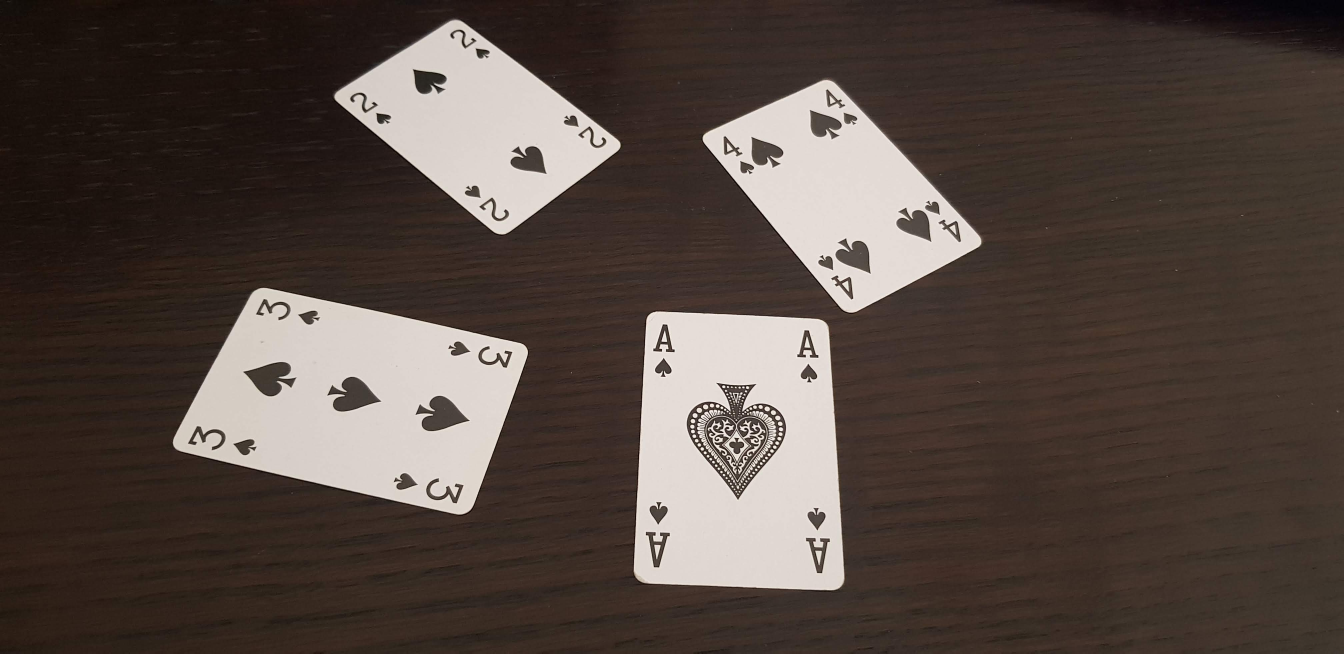
#> input picture Card_Detection/Input_Images/test_01.jpg, 4032 x 1960 px (shown at 1/3 size)
$ python -i card_detector.py   (imports and definitions only)   (older library calls are emulated)
#> lines starting #> are read from the running program, lines starting #| are printed output that depends on the picture; after the words box and inside, x2 and y2 are one past the last pixel; in counts of white or black regions, pixels touching at a corner belong together
#> further down, picture is the input picture: shape (1960, 4032, 3); mean B, G, R 65.6, 72, 84.1
"""
MTRX5700 - Experimental Robotics
Major Project - Blackjack Robot
Year: 2021
Group 5 - Curry Shop

CardDetector.py
File to detect and extract cards in an image.
"""

# Imports
import cv2 as cv

# Card detector class
class Card_Detector:

    # Constructor
    def __init__(self):

        # Set value for threshold filter
        self.THRESH = 120

        # Set maximum and minimum card area
        self.CARD_AREA_MAX = 1000000
        self.CARD_AREA_MIN = 20000

    # Preprocess image
    def preprocess(self, image):

        # Convert to grayscale
        gray = cv.cvtColor(image, cv.COLOR_BGR2GRAY)
        # Apply blur
        blur = cv.GaussianBlur(gray, (5,5), 0)

        # Extract level of background to compute an adaptive threshold
        w, h = image.shape[0:2]
#> w = 1960; h = 4032
        # bkg_level = gray[int(h/100)][int(w/2)]
        bkg_level = gray[0][0]
#> bkg_level = 22
        thresh_filter = bkg_level + self.THRESH
#> thresh_filter = 142

        # Filter with adaptive threshold
        _, thresh_img = cv.threshold(blur, thresh_filter, 255, cv.THRESH_BINARY)
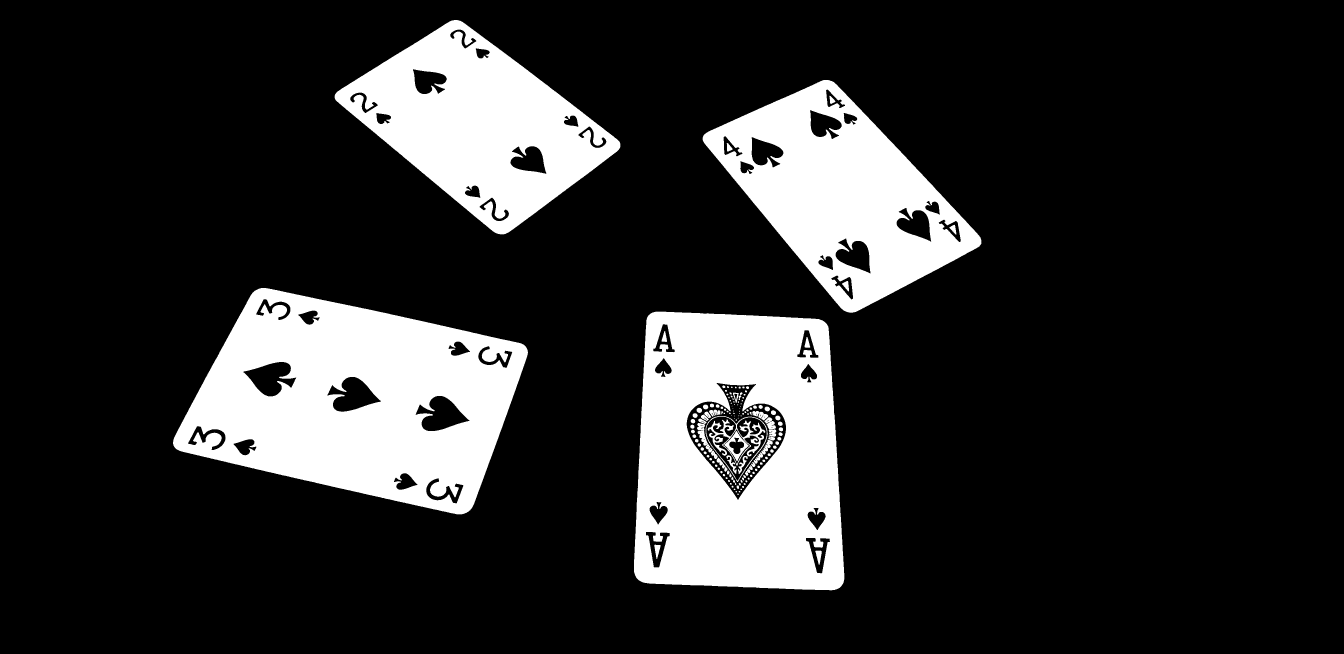
#> thresh_img: shape (1960, 4032) (shown at 1/3 size); 17.6% white; 143 white regions (34 under 20 px), largest, box (x1, y1, x2, y2) and area: (519, 864, 1584, 1543) 434125, (1902, 935, 2533, 1771) 403786, (2108, 240, 2944, 938) 267842

        # Return thresholded image
        return thresh_img

    # Find cards by examining contours in image
    # [31 lines left out: function find_cards, not called in this run]


>>> import cv2
>>> picture = cv2.imread('Input_Images/test_01.jpg')
>>> result = Card_Detector().preprocess(picture)

$ run again, on Card_Detection/Input_Images/test_02.jpg
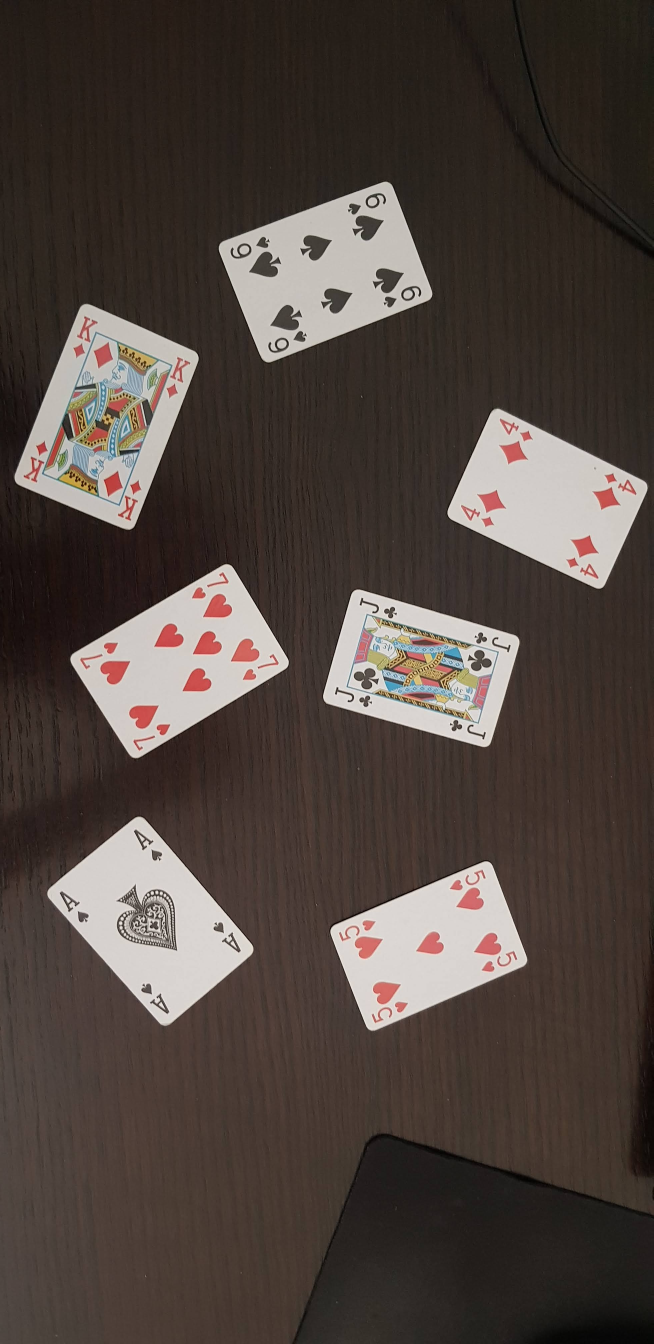
#> input picture Card_Detection/Input_Images/test_02.jpg, 1960 x 4032 px (shown at 1/3 size)
#> picture is the input picture: shape (4032, 1960, 3); mean B, G, R 63.1, 68.8, 79.4
#> in preprocess, `gray = cv.cvtColor(image, cv.COLOR_BGR2GRAY)`:
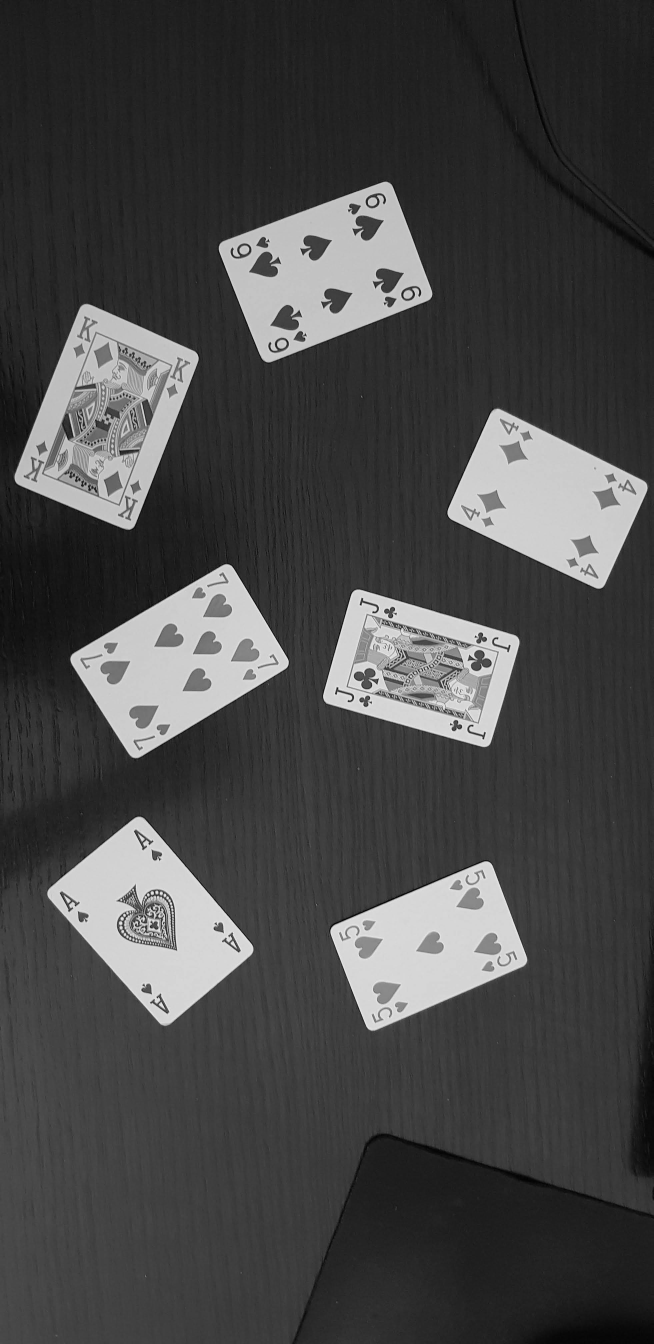
#> gray: shape (4032, 1960) (shown at 1/3 size); min 0, max 254, mean 71.3
#> bkg_level = 33
#> thresh_filter = 153
#> in preprocess, `_, thresh_img = cv.threshold(blur, thresh_filter, 255, cv.THRESH_BINARY)`:
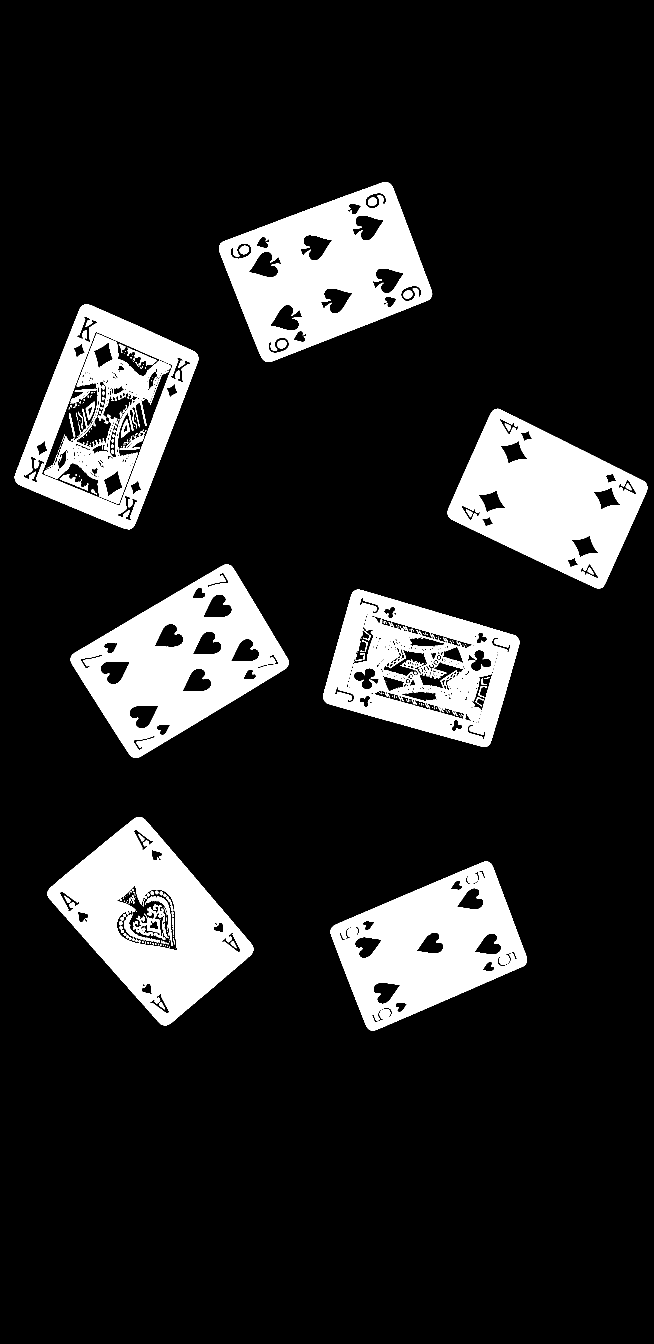
#> thresh_img: shape (4032, 1960) (shown at 1/3 size); 14.5% white; 321 white regions (171 under 20 px), largest, box (x1, y1, x2, y2) and area: (657, 546, 1297, 1086) 175971, (212, 1693, 866, 2274) 171916, (1343, 1226, 1942, 1765) 169375

$ run again, on Card_Detection/Input_Images/test_03.jpg
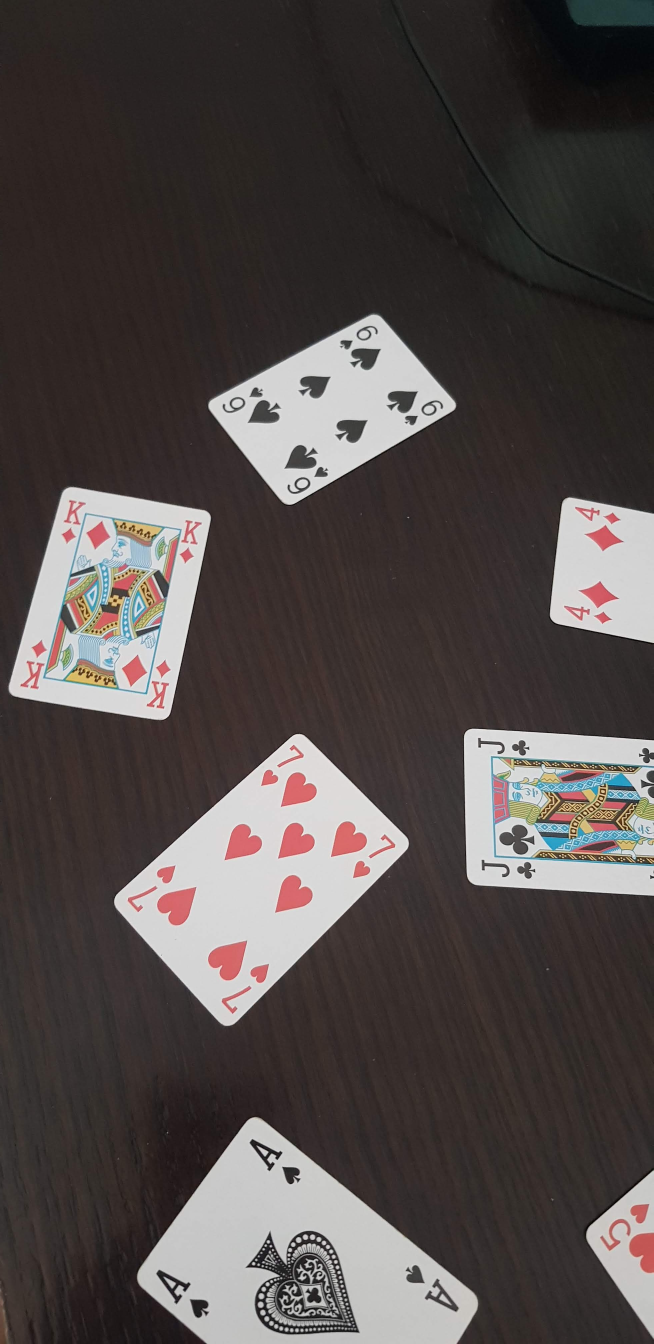
#> input picture Card_Detection/Input_Images/test_03.jpg, 1960 x 4032 px (shown at 1/3 size)
#> picture is the input picture: shape (4032, 1960, 3); mean B, G, R 72.3, 73.7, 80.7
#> in preprocess, `gray = cv.cvtColor(image, cv.COLOR_BGR2GRAY)`:
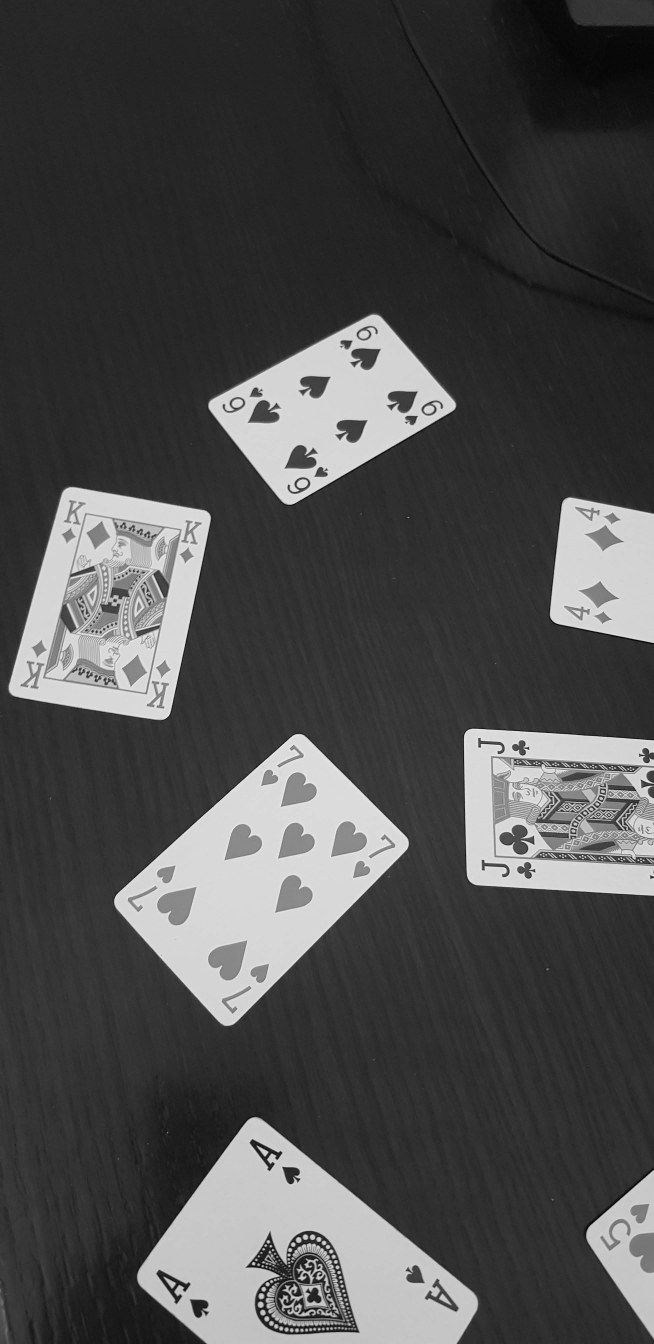
#> gray: shape (4032, 1960) (shown at 1/3 size); min 0, max 255, mean 75.7
#> bkg_level = 41
#> thresh_filter = 161
#> in preprocess, `_, thresh_img = cv.threshold(blur, thresh_filter, 255, cv.THRESH_BINARY)`:
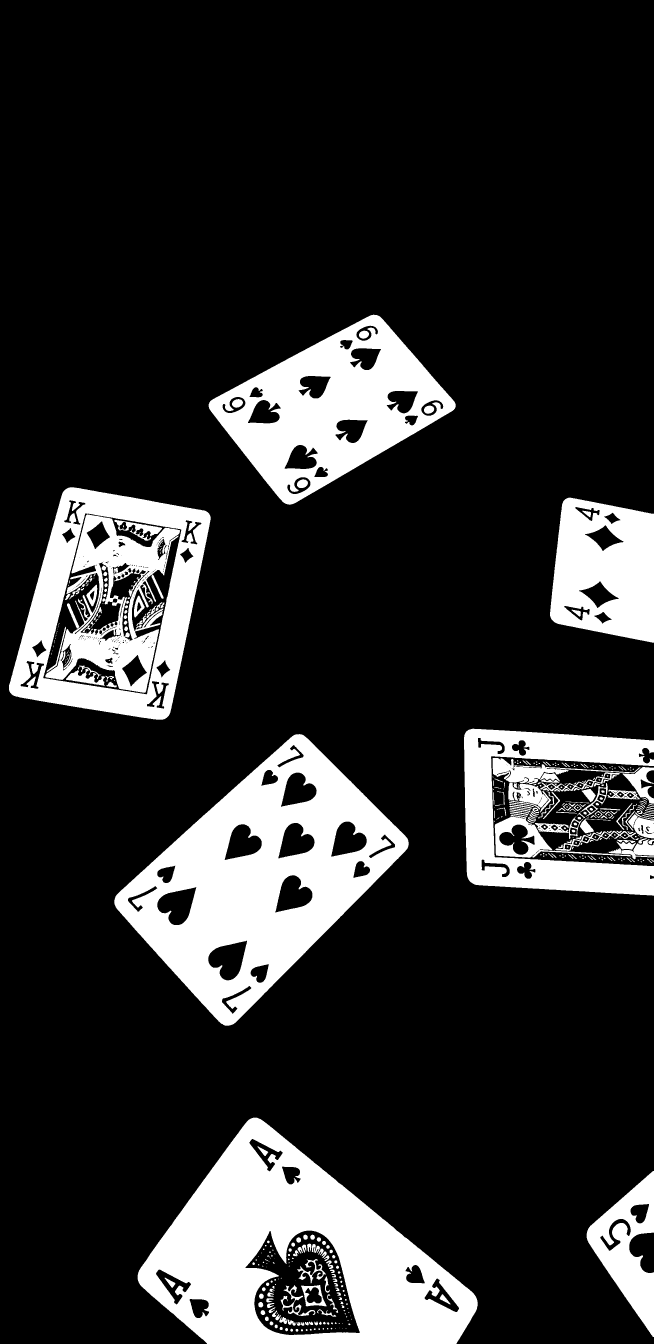
#> thresh_img: shape (4032, 1960) (shown at 1/3 size); 17.8% white; 487 white regions (189 under 20 px), largest, box (x1, y1, x2, y2) and area: (343, 2202, 1226, 3077) 328029, (413, 3353, 1433, 4032) 326878, (626, 944, 1367, 1514) 189001

$ run again, on Card_Detection/Input_Images/test_04.jpg
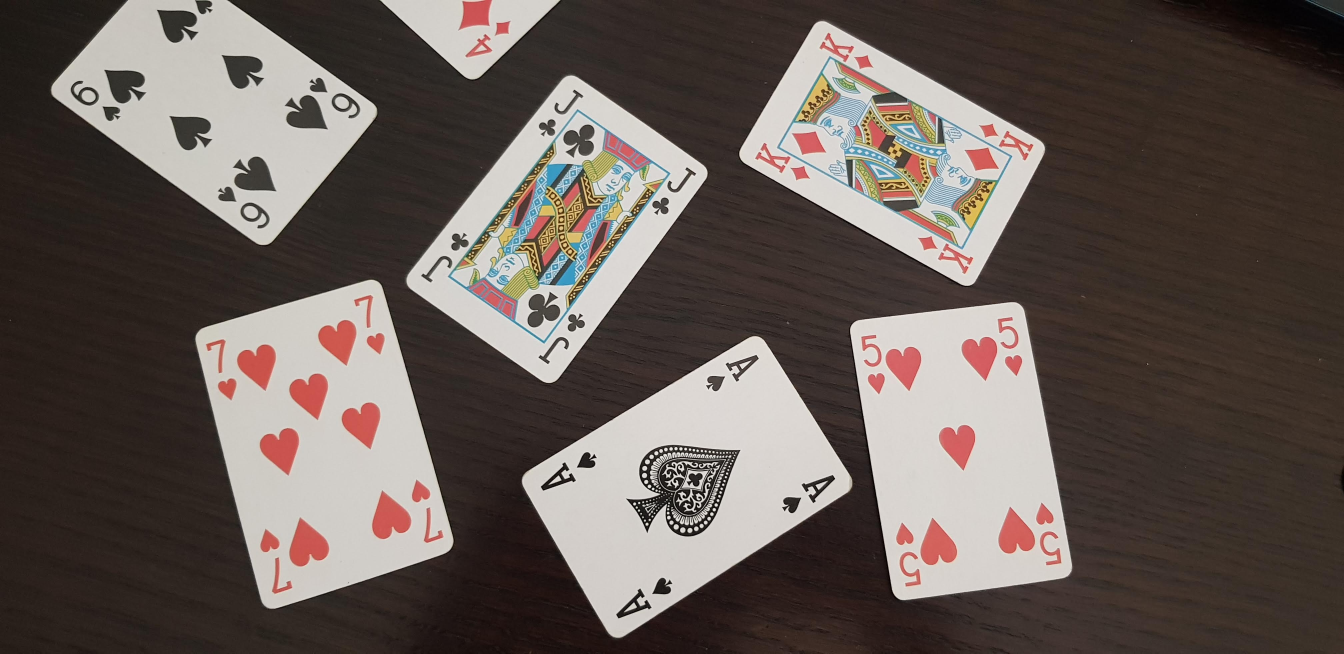
#> input picture Card_Detection/Input_Images/test_04.jpg, 4032 x 1960 px (shown at 1/3 size)
#> picture is the input picture: shape (1960, 4032, 3); mean B, G, R 85.6, 90.8, 101.3
#> in preprocess, `gray = cv.cvtColor(image, cv.COLOR_BGR2GRAY)`:
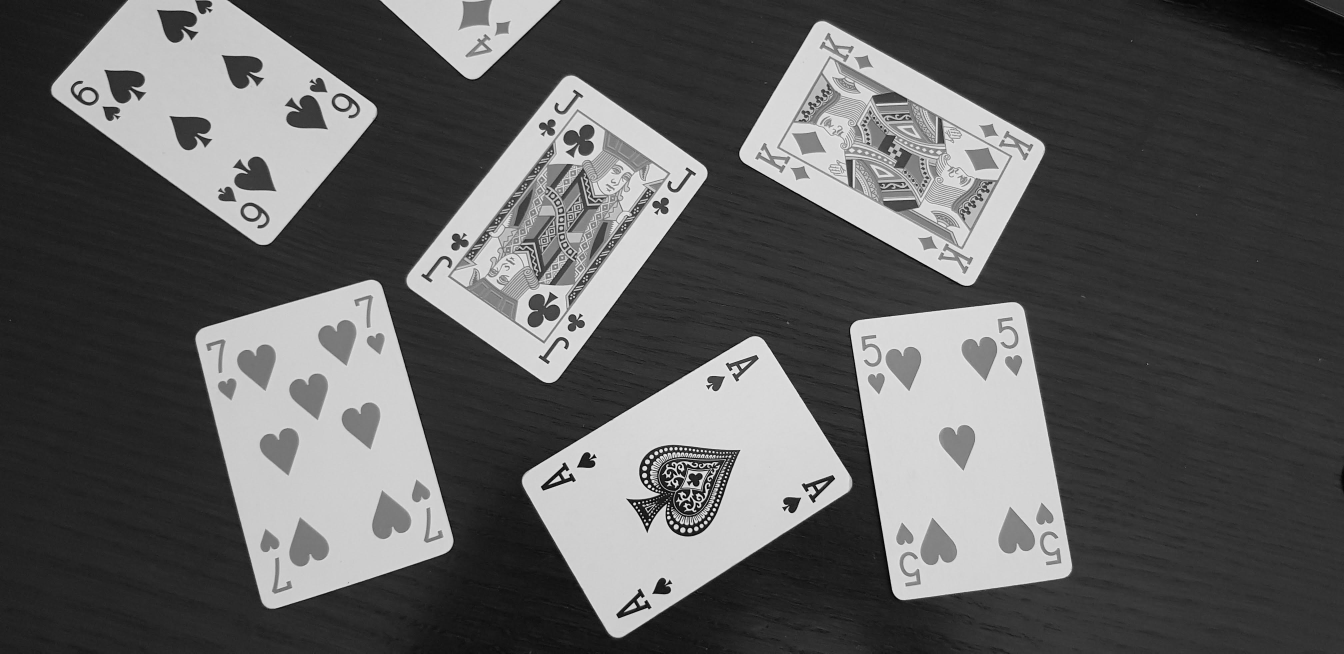
#> gray: shape (1960, 4032) (shown at 1/3 size); min 0, max 254, mean 93.3
#> bkg_level = 27
#> thresh_filter = 147
#> in preprocess, `_, thresh_img = cv.threshold(blur, thresh_filter, 255, cv.THRESH_BINARY)`:
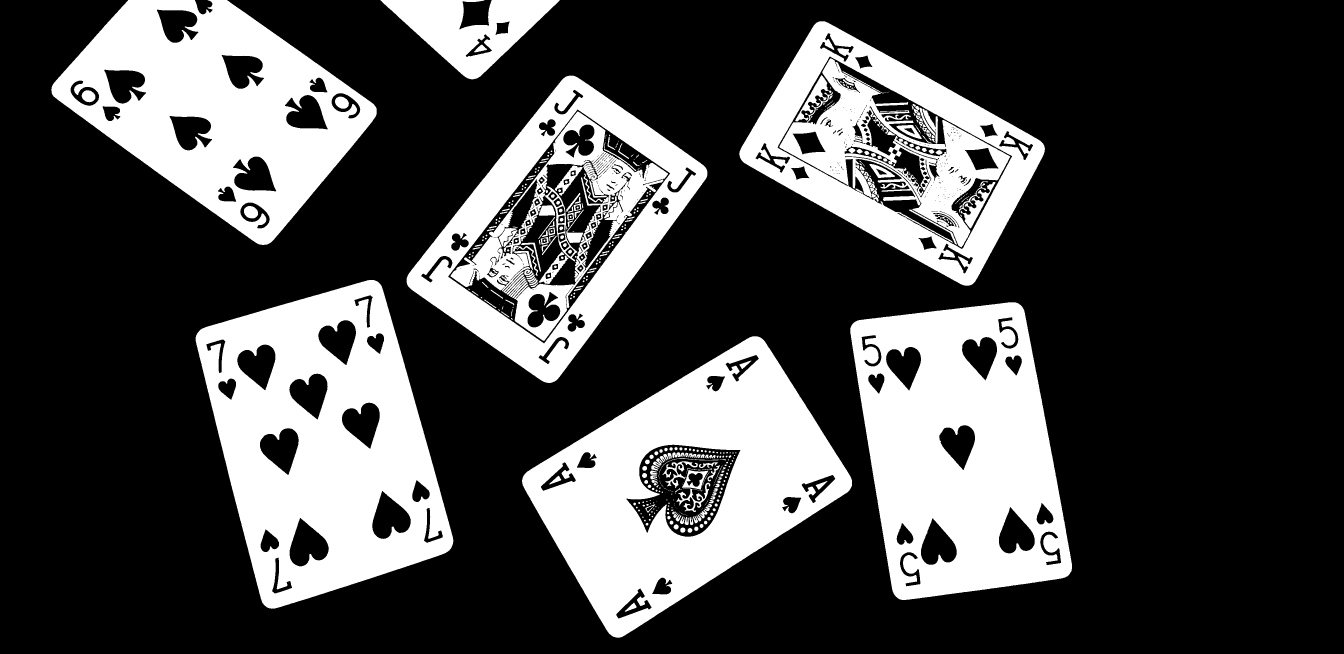
#> thresh_img: shape (1960, 4032) (shown at 1/3 size); 28.6% white; 525 white regions (177 under 20 px), largest, box (x1, y1, x2, y2) and area: (587, 840, 1360, 1826) 428463, (1566, 1009, 2556, 1913) 400116, (2551, 907, 3216, 1800) 395098
